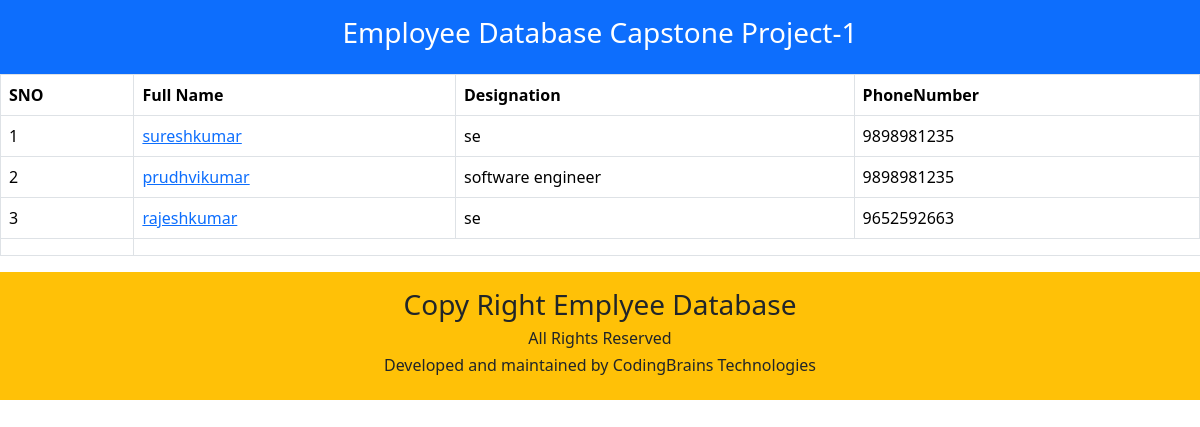
/employee/, run on the app's committed database.
### salary/models.py (models this page shows)
class Employee(models.Model):
    first_name=models.CharField(max_length=100);
    last_name=models.CharField(max_length=100);
    photo=models.ImageField(upload_to='images');
    designation=models.CharField(max_length=100);
    email_address=models.EmailField(max_length=100);
    phone_number=models.CharField(max_length=10);

### Employee/views.py (the view)
# urls.py: path('employee/',views.information,name='home'),
def information(request):
    employees=Employee.objects.all()
    context={
        'employees':employees,
    }
    return render(request,'home.html',context)

### templates/home.html (shortened to what this page needs)
<!DOCTYPE html>
<html lang="en">
<head>
    <link href="https://cdn.jsdelivr.net/npm/bootstrap@5.3.3/dist/css/bootstrap.min.css" rel="stylesheet">
</head>
<body>
  <header class="text-center bg-primary p-3 text-white">
    <h3>Employee Database Capstone Project-1</h3>
  </header>
    <table class="table table-bordered table-hover">
        <thead>
          <th>SNO</th>
          <th>Full Name</th>
          <th>Designation</th>
          <th>PhoneNumber</th>
        </thead>
        <tbody>
        {% for x in employees %}
           <tr>
             <td>{{forloop.counter}}</td>
             <td><a href="{% url 'employee_detail' x.id %}">{{x.first_name}}{{x.last_name}}</td></a>
             <td>{{x.designation}}</td>
             <td>{{x.phone_number}}</td>
           </tr>
        {% endfor%}
        <tr>
          <th></th>
        </tr>
        </tbody>
      </table>
      <footer class="text-center bg-warning p-3">
        <h3>Copy Right Emplyee Database</h3>
        <h6>All Rights Reserved</h6>
        <h6>Developed and maintained by CodingBrains Technologies</h6>
      </footer>
</body>
</html>

### data on the page
Employee: first_name "suresh", last_name "kumar", designation "se", phone_number "9898981235"
Employee: first_name "prudhvi", last_name "kumar", designation "software engineer", phone_number "9898981235"
Employee: first_name "rajesh", last_name "kumar", designation "se", phone_number "9652592663"
